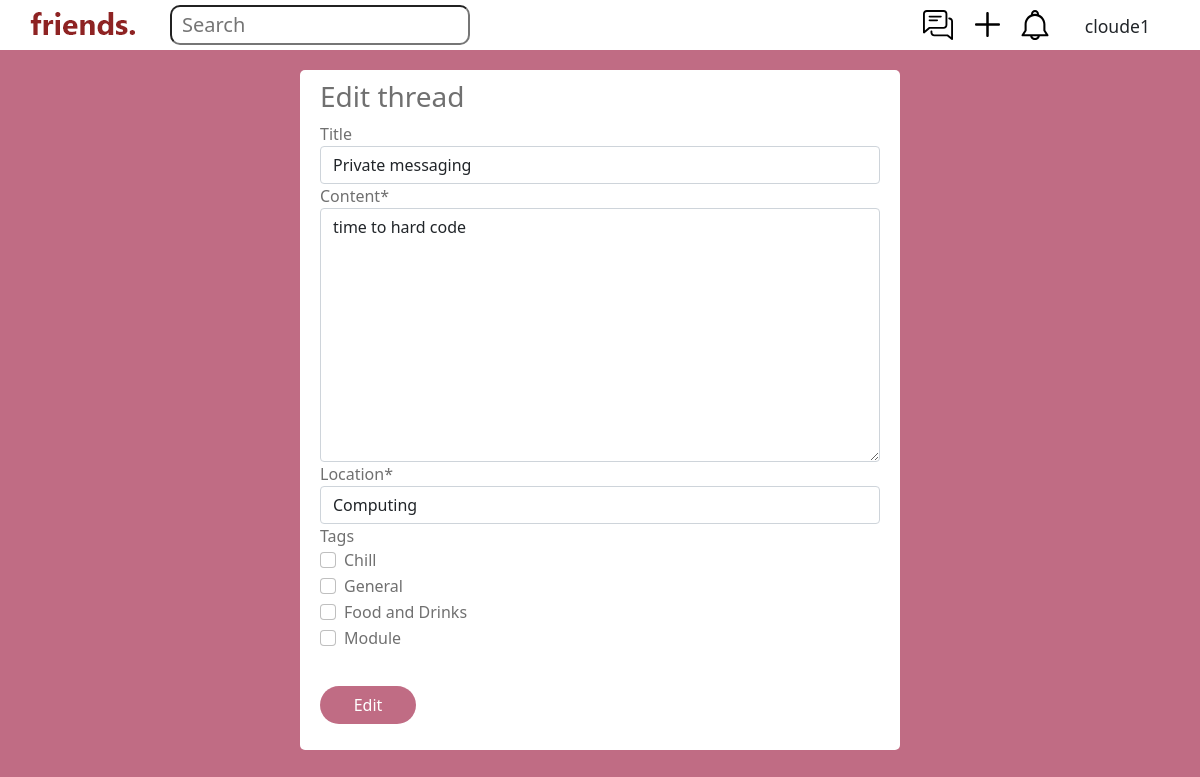
/thread/2/edit (signed in), run on an earlier commit of the app's database.
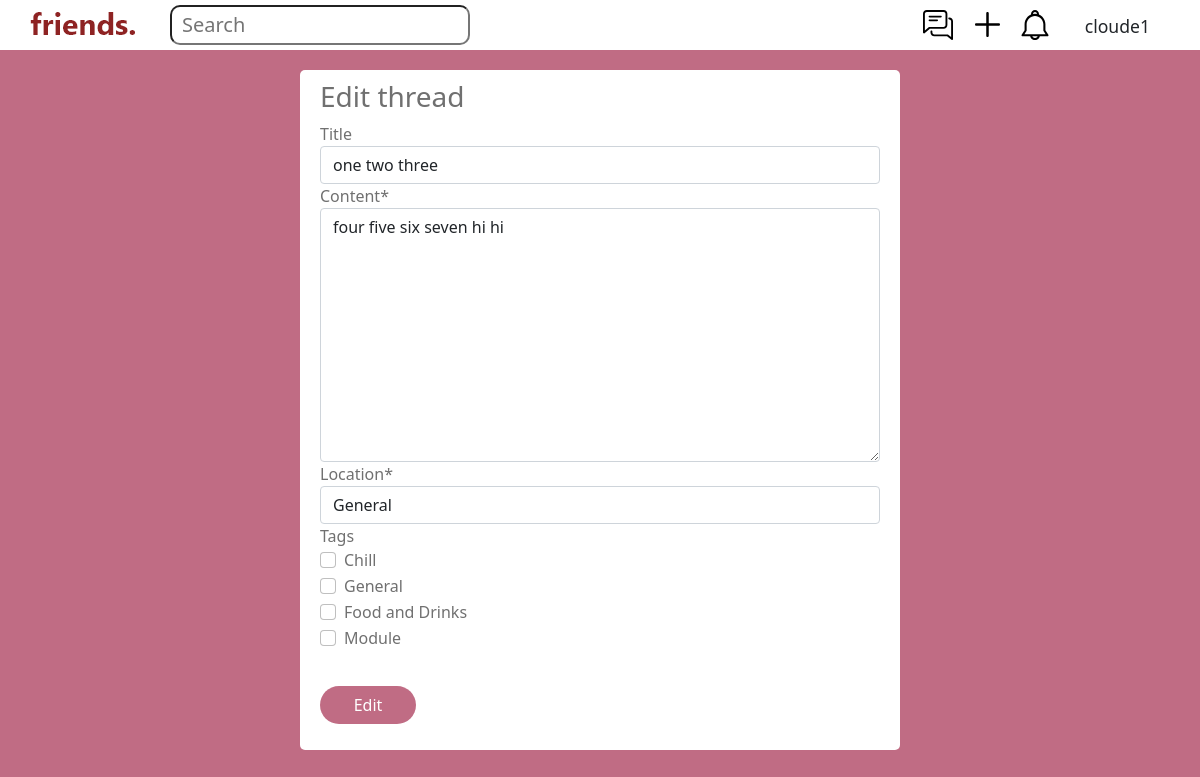
And on a later commit of the database.
### main/models.py (models this page shows, shortened)
class Thread(models.Model):
	LOCATION_CHOICES = (
		('General', 'General'),
		('COM','Computing'),
		('KR MRT', 'KR MRT'),
		('SCI','SCI'),
		('BIZ', 'BIZ'),
		('WTV', 'WTV')
	)
	user = models.ForeignKey(User, on_delete=models.CASCADE)
	title = models.CharField(max_length=100, default='', blank=True)
	content = models.CharField(max_length=1000, default='', blank=True)
	location = models.CharField(max_length=30, default='General', choices=LOCATION_CHOICES)
	tags = models.JSONField(default=list, null=True)
	created_at = models.DateTimeField(auto_now_add=True)
	viewable = models.BooleanField(default=True)
	profile = models.OneToOneField(UserProfile, on_delete=models.CASCADE, null=True)
	KW_EXTRACTOR = yake.KeywordExtractor(lan="en", n=1, dedupLim=0.9, top=10, features=None)
	def isProfileThread(self):
		return self.profile != None
	def getUser(self):
		return self.user
	class Meta:
		unique_together = (("title", "content"),)

### main/views.py (the view)
# urls.py: path("thread/<int:id>/edit", views.editthread, name="editthread"),
@login_required(login_url='/loginprompt')
def editthread(response, id):
	t = Thread.objects.get(id=id)
	if response.user != t.getUser():
		messages.error(response, 'You are not the owner of this thread.')
		return HttpResponseRedirect("/thread/%i" % id)
	if t.isProfileThread():
		return HttpResponseRedirect("/edit_profile_thread")
	if response.method == "POST":
		form = EditThreadForm(response.POST, instance=t)
		if form.is_valid():
			tt = form.cleaned_data["title"]
			c = form.cleaned_data["content"]
			if Thread.objects.filter(title=tt, content=c).count() > 1:
				print("error: already exists")
				messages.error(response, 'This thread already exists. Please try again with different title/content.')
				return HttpResponseRedirect("#")
			t.title = tt
			t.content = c
			t.location = form.cleaned_data["location"]
			t.tags = form.cleaned_data["tags"]
			t.save()
			messages.success(response, 'The thread has been updated!')
		return HttpResponseRedirect("/thread/%i" % id)
	else:
		form = EditThreadForm(instance=t)
		return render(response, "main/edit_thread.html", {"form":form, "id":id})

### main/forms.py
class EditThreadForm(forms.ModelForm):
	TAG_CHOICES = (
		('Chill', 'Chill'),
		('General','General'),
		('Food and Drinks', 'Food and Drinks'),
		('Module','Module'),
	)
	tags = forms.MultipleChoiceField(widget=forms.CheckboxSelectMultiple, choices=TAG_CHOICES, required=False)
	content = forms.CharField(label="Content", max_length=1000, widget=forms.Textarea)
	class Meta:
		model = Thread
		fields = ['title', 'content', 'location']

### main/templates/main/edit_thread.html (shortened to what this page needs)
{% extends 'main/base.html' %}
{% load crispy_forms_tags %}
{% block content %}
	<div class="center">
		<div class="requests">
			<h3>Edit thread</h3>
			<form method="post" action="/thread/{{id}}/edit">
				{{form|crispy}}
				<div class="input-group mb-3">
					<div class="input-group-prepend comment-form">
						<button type="submit", name="save" class="comment-btns-btn btn">Edit</button>
					</div>
				</div>
			</form>
		</div>
	</div>
{% endblock %}

What changed in the data, as far as the page shows it:
changed Thread: title "Private messaging" → "one two three"; content "time to hard code" → "four five six seven hi hi"; location "Computing" → "General"
